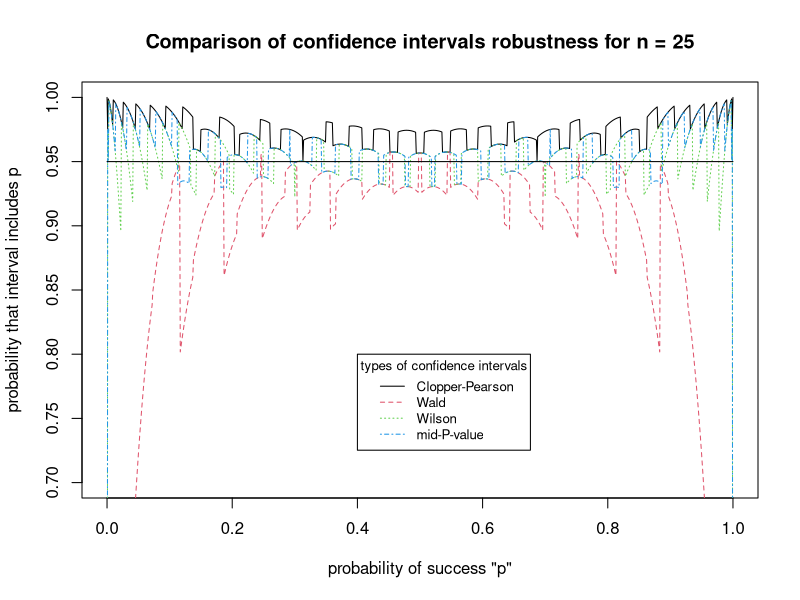

Write the R code that produced this figure.
# Author: Łukasz Wilk
# Available as Freeware
# All rights reserved
# if you wish to use this code contact first:  
#    lukasz.s.wilk a#t gmail.com 

gir <- function( 
	n = 25, 
	jumpP = 0.001, 
	alpha = 0.05, 
	intervals = c("cp", "wald", "wilson", "midpv"), 
	style = c(1, 2, 3, 4), 
	color = c(1, 2, 3, 4) 
	) {
	
	#function for plotnig computed solution
	rys <- function( input, style, color ) {
		
		intervals = input$intervals
		alpha = input$alpha
		x = input$x
		
		plot( c(0, 1), c(0.7, 1), type = "n", xlab = "probability of success \"p\"",
		ylab = "probability that interval includes p" )
		if ( sum( "cp" == intervals ) == 1 ) { #check if user want to draw this plot
			p = sum( ("cp" == intervals) * c( 1:length(intervals) ) ) #this is for having same order in result as in intervals
			lines( x, input$inputCP, type = "l", lty = style[p], col = color[p] )
		}
		if( sum( "wald" == intervals ) == 1 ) {
			p = sum( ("wald" == intervals) * c( 1:length(intervals) ) )
			lines( x, input$inputWald, type = "l", lty = style[p], col = color[p] )
		}
		if( sum( "wilson" == intervals ) == 1 ) {
			p=sum( ("wilson" == intervals) * c( 1:length(intervals) ) )
			lines( x, input$inputWilson, type = "l", lty = style[p], col = color[p] )
		}
		if( sum( "midpv" == intervals ) == 1 ) {
			p=sum( ("midpv" == intervals) * c( 1:length(intervals) ) )
			lines( x, input$inputMidPV, type = "l", lty = style[p], col = color[p])
		}
		intervals[intervals == "cp"]="Clopper-Pearson"
		intervals[intervals == "wald"]="Wald"
		intervals[intervals == "wilson"]="Wilson"
		intervals[intervals == "midpv"]="mid-P-value"
		#here we draw line 1-alpha
		lines( c(0, 1), c(1-alpha, 1-alpha), type = "l", lwd = 1, col = 1 )
		legend(0.4, 0.8, intervals, cex = 0.8, lty = style, title = "types of confidence intervals", col = color)
		title(paste("Comparison of confidence intervals robustness for n =",n))
	}


  #function for computing roustnes of intervals
	gen <- function( n, jumpP, alpha, intervals ) {

		left.end <- function(p, x, n, alpha) {
			pbeta(p, x, n-x+1) - alpha/2 - dbinom(x, n, p)/2
		}
		
		right.end <- function(p, x, n, alpha){
			1-pbeta(p, x+1, n-x) - alpha/2 - dbinom(x, n, p)/2
		}
		
		library(Hmisc)
		q = 1/jumpP
		inputCP = c(0:q)
		inputWald = c(0:q)
		inputWilson = c(0:q)
		inputMidPV = c(0:q)
		#  these are vectors with "accuracy"
		
		# here we are starting to count intervals 
		intervalCP = binconf( c(0:n), n, method = "exact", alpha = alpha)
		intervalWald = binconf( c(0:n), n, method="asymptotic", alpha = alpha)
		intervalWilson = binconf( c(0:n), n, method="wilson", alpha = alpha)
		intervalMPV = 0
		for(k in 1:n) {
			intervalMPV = c(intervalMPV, uniroot(left.end, interval = c(0,k/n), x = k, n = n, alpha = alpha)$root )
		}
		
		for( k in 0:(n-1) ) {
			intervalMPV = c(intervalMPV, uniroot(right.end, interval = c(k/n,1), x = k, n = n, alpha = alpha)$root )
		}
		intervalMPV = c(intervalMPV, 1)
		
		if( sum( "cp" == intervals ) > 0 ) {
			p = 0
			for( i in 0:(q/2) ) {
				p = jumpP * i
				# p - current "x-axis"
				# q - amount of p-steps
				densityB = dbinom(c(0:n), n, p)
				inputCP[q+1-i] = inputCP[i+1] = sum( (intervalCP[ c( (n+2):(2*n+2) ) ]<=p) * (intervalCP[ c( (2*n+3):(3*n+3) ) ]>=p) * densityB )
			}
		}
		if( sum( "wald" == intervals ) > 0 ) {
			p = 0
			for( i in 0:(q/2) ) {
				p = jumpP * i
				densityB = dbinom(c(0:n), n, p)
				inputWald[q+1-i] = inputWald[i+1] = sum( (intervalWald[ c( (n+2):(2*n+2) ) ] < p) 
				        * (intervalWald[ c( (2*n+3):(3*n+3) ) ]>p) * densityB )
			}
		}
		if( sum( "wilson" == intervals ) > 0 ) {
			p = 0
			for( i in 0:(q/2) ) {
				p = jumpP * i
				densityB = dbinom(c(0:n), n, p)
				inputWilson[q+1-i] = inputWilson[i+1] = sum( (intervalWilson[ c( (n+2):(2*n+2) ) ]<p) * (intervalWilson[ c( (2*n+3):(3*n+3) ) ]>p) * densityB )
			}
		}
		if( sum( "midpv" == intervals ) > 0 ) {
			p = 0
			for( i in 0:(q/2) ) {
				p = jumpP * i
				densityB = dbinom(c(0:n), n, p)
				inputMidPV[q+1-i] = inputMidPV[i+1] = sum( (intervalMPV[ c(1:(n+1) ) ]<p) * (intervalMPV[ c( (n+2):(2*n+2) ) ]>p) * densityB )
			}
		}
			# assembling results
		result <- list(
			n = n, 
			jumpP = jumpP, 
			x = seq(0, 1, length = q+1), 
			inputCP = inputCP, 
			inputWilson = inputWilson, 
			inputWald = inputWald, 
			inputMidPV = inputMidPV,
			alpha = alpha,
			intervals = intervals
		)

		return(result)
	}

	rys( gen(n, jumpP, alpha, intervals), style, color)

#input (in function rys) - heve we input gen function output
#n - sample vector size
#jumpP - plot (and solution) resolution
#alpha - same as alpha elswhere (+ it draws line at 1-alpha)
#intervals - vector which methods to use "cp" "wald" "wilson" "midpv"
#style vektor lty(for plot)
#color vektor col(for plot)
}
gir()

# All rights reserved
